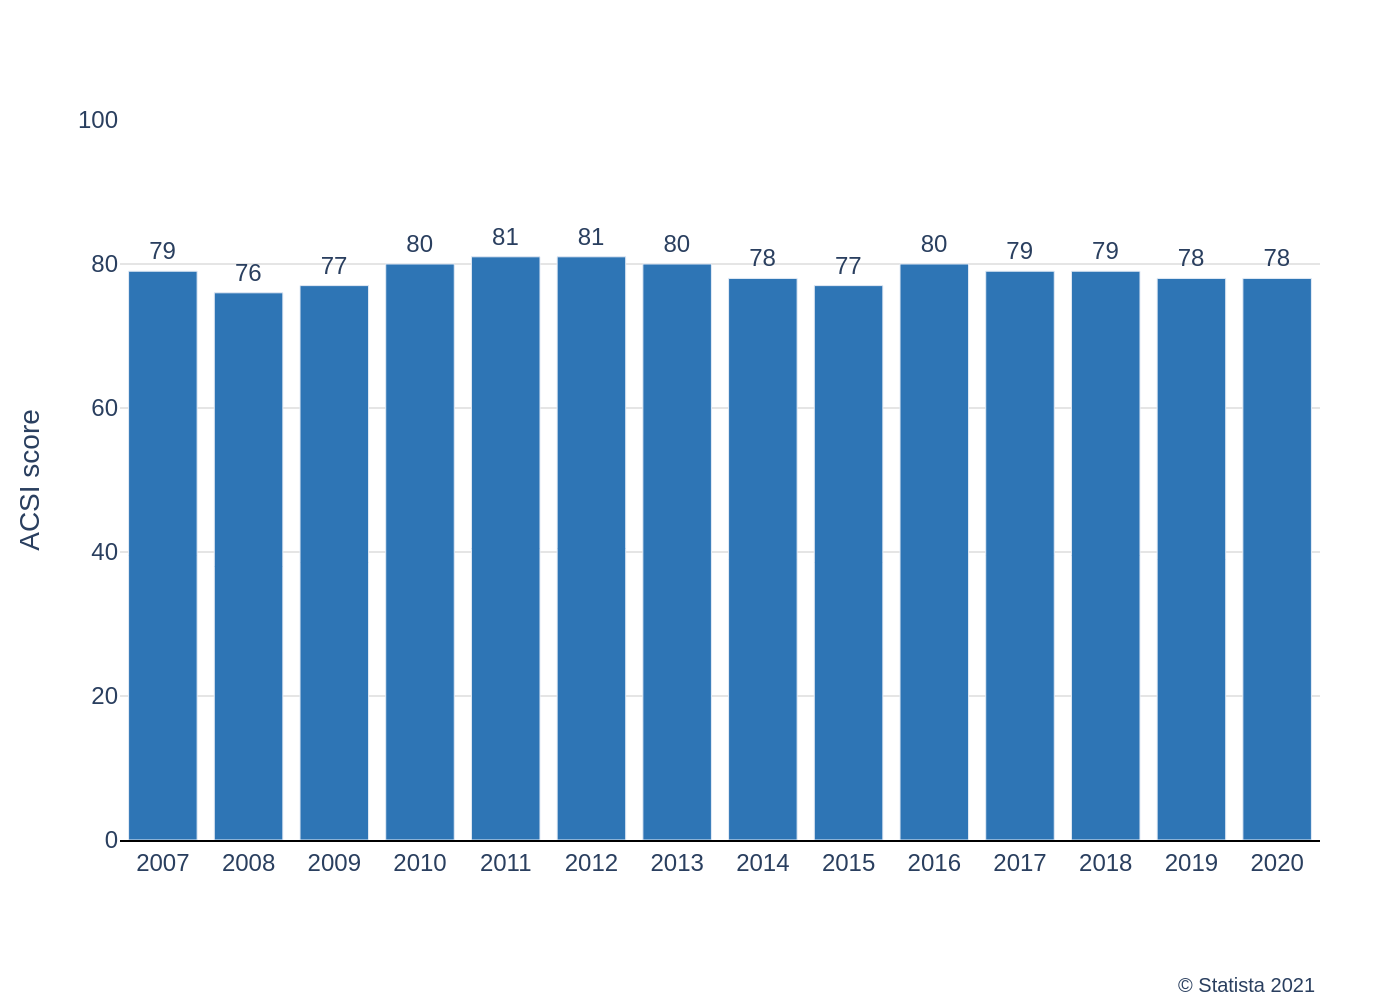

Write Python code to recreate this figure.
import sys
import json
import plotly.graph_objects as go

if len(sys.argv) != 2:
    print("Usage: python create_chart.py <path_to_json_file>")
    sys.exit(1)

json_path = sys.argv[1]

with open(json_path, 'r', encoding='utf-8') as f:
    chart_info = json.load(f)

data = chart_info['chart_data']
texts = chart_info['texts']
colors = chart_info['colors']

x_values = [item['x'] for item in data]
y_values = [item['y'] for item in data]

fig = go.Figure()

fig.add_trace(go.Bar(
    x=x_values,
    y=y_values,
    text=y_values,
    textposition='outside',
    marker_color=colors[0],
    cliponaxis=False,
    textfont=dict(
        family="Arial",
        size=12
    )
))

title_text = ""
if texts.get("title"):
    title_text += f"<b>{texts['title']}</b>"
if texts.get("subtitle"):
    title_text += f"<br><sub>{texts['subtitle']}</sub>"

source_text = texts.get("source", "")

fig.update_layout(
    title=dict(
        text=title_text,
        x=0.5,
        y=0.95,
        xanchor='center',
        yanchor='top'
    ),
    xaxis=dict(
        title_text=texts.get('x_axis_title'),
        type='category',
        showgrid=False,
        showline=True,
        linewidth=1,
        linecolor='black'
    ),
    yaxis=dict(
        title_text=texts.get('y_axis_title'),
        range=[0, 100],
        tickvals=[0, 20, 40, 60, 80, 100],
        showgrid=True,
        gridcolor='#e5e5e5',
        showline=False
    ),
    font=dict(
        family="Arial",
        size=12
    ),
    plot_bgcolor='white',
    paper_bgcolor='white',
    showlegend=False,
    margin=dict(l=60, r=40, t=60, b=80),
    annotations=[
        dict(
            showarrow=False,
            text=source_text,
            xref="paper",
            yref="paper",
            x=1.0,
            y=-0.18,
            xanchor='right',
            yanchor='top',
            align='right',
            font=dict(size=10)
        )
    ]
)

base_name = json_path.rsplit('.', 1)[0]
output_filename = f"{base_name}.png"

fig.write_image(output_filename, scale=2)

print(f"Chart saved to {output_filename}")
